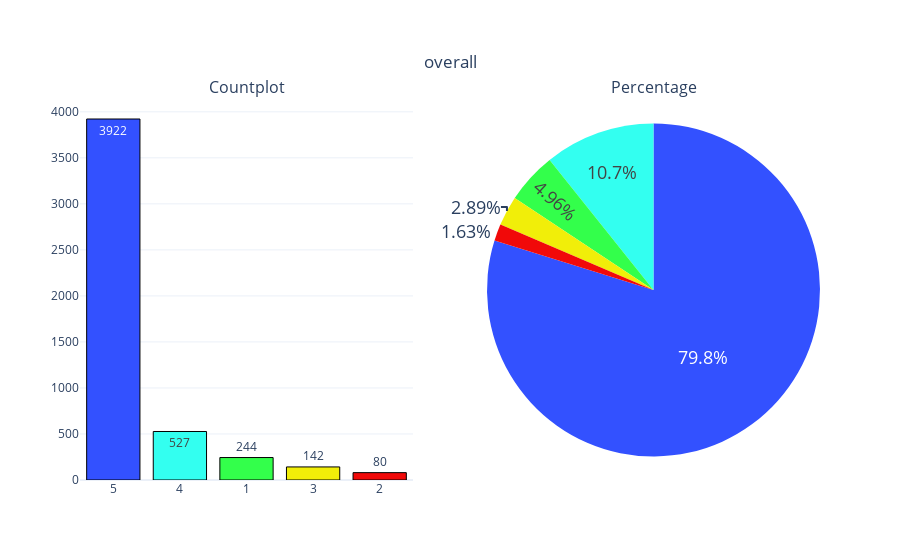

The cell this chart's notebook holds for it:
### Code cell
categorical_variable_summary(df, 'overall')

### Figure 1 — Plotly figure (JSON) as saved in the notebook; plotly's stock layout.template omitted (floating-point values rounded to 4 significant figures)
{"data": [{"marker": {"color": ["#3351FF", "#33FFF0", "#33FF4B", "#F1EE09", "#F10909", "#CE07F6", "#F607B1"], "line": {"color": "#000000", "width": 1}}, "name": "overall", "showlegend": false, "text": ["3922", "527", "244", "142", "80"], "textposition": "auto", "type": "bar", "x": ["5", "4", "1", "3", "2"], "xaxis": "x", "y": [3922, 527, 244, 142, 80], "yaxis": "y"}, {"domain": {"x": [0.55, 1], "y": [0, 1]}, "labels": [5, 4, 1, 3, 2], "marker": {"colors": ["#3351FF", "#33FFF0", "#33FF4B", "#F1EE09", "#F10909", "#CE07F6", "#F607B1"]}, "name": "overall", "showlegend": false, "textfont": {"size": 18}, "textposition": "auto", "type": "pie", "values": [3922, 527, 244, 142, 80]}], "layout": {"annotations": [{"font": {"size": 16}, "showarrow": false, "text": "Countplot", "x": 0.225, "xanchor": "center", "xref": "paper", "y": 1, "yanchor": "bottom", "yref": "paper"}, {"font": {"size": 16}, "showarrow": false, "text": "Percentage", "x": 0.775, "xanchor": "center", "xref": "paper", "y": 1, "yanchor": "bottom", "yref": "paper"}], "autosize": true, "title": {"text": "overall", "x": 0.5, "xanchor": "center", "y": 0.9, "yanchor": "top"}, "xaxis": {"anchor": "y", "autorange": true, "domain": [0, 0.45], "range": [-0.5, 4.5], "type": "category"}, "yaxis": {"anchor": "x", "autorange": true, "domain": [0, 1], "range": [0, 4128.0], "type": "linear"}}}
